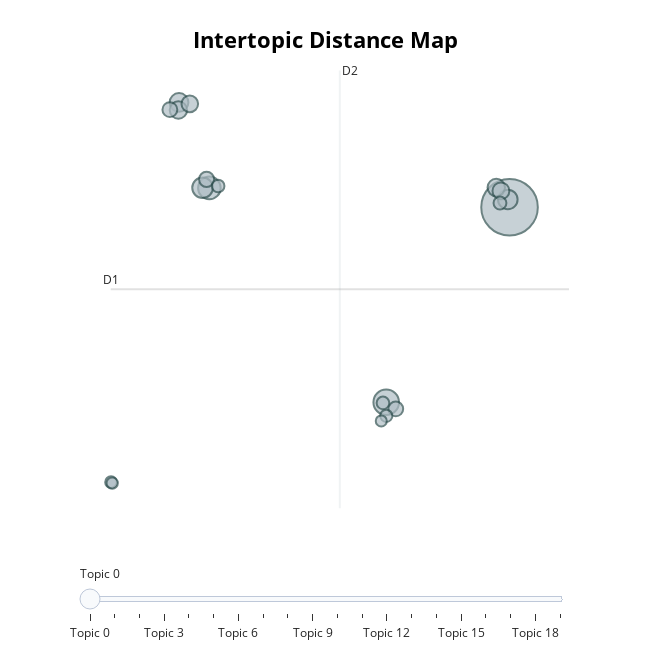

The code cell stored with this chart in its notebook:
### Code cell
model_srb.visualize_topics()

### Figure 1 — Plotly figure (JSON) as saved in the notebook; plotly's stock layout.template omitted (floating-point values rounded to 4 significant figures)
{"data": [{"customdata": [[0, "wm | djokovic | serbien | spiel | österreich", 1101], [1, "partei | kostunica | belgrad | serbiens | regierung", 225], [2, "milosevic | belgrad | tribunal | mladic | uno", 176], [3, "medien | journalisten | sender | tv | serbien", 147], [4, "standard | mehr | immer | schon | gibt", 132], [5, "telekom | mobtel | austria | mobilkom | euro", 121], [6, "dt | öst | amer | geburtstage | schriftsteller", 105], [7, "mio | euro | prozent | rund | serbien", 104], [8, "film | 00 | min | kino | 20", 98], [9, "bank | euro | stepic | hypo | prozent", 95], [10, "frau | jährige | angeklagte | wien | sei", 78], [11, "euro | prozent | mio | mrd | telekom", 76], [12, "russland | ukraine | putin | russischen | eu", 75], [13, "handke | peter | jury | preis | handkes", 57], [14, "parade | pride | belgrad | gay | gruppen", 55], [15, "djindjic | zoran | mafia | serbischen | barette", 55], [16, "vučić | serbien | vucic | belgrad | serbischen", 52], [17, "eu | serbien | union | außenminister | belgrad", 47], [18, "kosovo | kfor | albaner | albanischen | rebellen", 44], [19, "belgrad | wurde | donau | entdeckt | gift", 42]], "hovertemplate": "<b>Topic %{customdata[0]}</b><br>Words: %{customdata[1]}<br>Size: %{customdata[2]}", "legendgroup": "", "marker": {"color": "#B0BEC5", "line": {"color": "DarkSlateGrey", "width": 2}, "size": [1101, 225, 176, 147, 132, 121, 105, 104, 98, 95, 78, 76, 75, 57, 55, 55, 52, 47, 44, 42], "sizemode": "area", "sizeref": 0.6881, "symbol": "circle"}, "mode": "markers", "name": "", "orientation": "v", "showlegend": false, "type": "scatter", "x": [15.84, 10.91, 3.846, 3.575, 15.77, 2.634, 15.31, 2.609, 15.49, 3.063, 3.734, 2.269, 11.29, 15.45, 10.78, 4.195, 10.91, -0.08262, -0.03517, 10.71], "xaxis": "x", "y": [5.684, -4.531, 6.699, 6.708, 6.095, 11.18, 6.721, 10.78, 6.544, 11.1, 7.147, 10.8, -4.881, 5.907, -4.568, 6.798, -5.242, -8.721, -8.768, -5.514], "yaxis": "y"}], "layout": {"annotations": [{"showarrow": false, "text": "D1", "x": -0.09501, "y": 1.385, "yshift": 10}, {"showarrow": false, "text": "D2", "x": 9.059, "xshift": 10, "y": 12.85}], "height": 650, "hoverlabel": {"bgcolor": "white", "font": {"family": "Rockwell", "size": 16}}, "legend": {"itemsizing": "constant", "tracegroupgap": 0}, "margin": {"t": 60}, "shapes": [{"line": {"color": "#CFD8DC", "width": 2}, "type": "line", "x0": 9.059, "x1": 9.059, "y0": -10.08, "y1": 12.85}, {"line": {"color": "#9E9E9E", "width": 2}, "type": "line", "x0": -0.09501, "x1": 18.21, "y0": 1.385, "y1": 1.385}], "sliders": [{"active": 0, "pad": {"t": 50}, "steps": [{"args": [{"marker.color": [["red", "#B0BEC5", "#B0BEC5", "#B0BEC5", "#B0BEC5", "#B0BEC5", "#B0BEC5", "#B0BEC5", "#B0BEC5", "#B0BEC5", "#B0BEC5", "#B0BEC5", "#B0BEC5", "#B0BEC5", "#B0BEC5", "#B0BEC5", "#B0BEC5", "#B0BEC5", "#B0BEC5", "#B0BEC5"]]}], "label": "Topic 0", "method": "update"}, {"args": [{"marker.color": [["#B0BEC5", "red", "#B0BEC5", "#B0BEC5", "#B0BEC5", "#B0BEC5", "#B0BEC5", "#B0BEC5", "#B0BEC5", "#B0BEC5", "#B0BEC5", "#B0BEC5", "#B0BEC5", "#B0BEC5", "#B0BEC5", "#B0BEC5", "#B0BEC5", "#B0BEC5", "#B0BEC5", "#B0BEC5"]]}], "label": "Topic 1", "method": "update"}, {"args": [{"marker.color": [["#B0BEC5", "#B0BEC5", "red", "#B0BEC5", "#B0BEC5", "#B0BEC5", "#B0BEC5", "#B0BEC5", "#B0BEC5", "#B0BEC5", "#B0BEC5", "#B0BEC5", "#B0BEC5", "#B0BEC5", "#B0BEC5", "#B0BEC5", "#B0BEC5", "#B0BEC5", "#B0BEC5", "#B0BEC5"]]}], "label": "Topic 2", "method": "update"}, {"args": [{"marker.color": [["#B0BEC5", "#B0BEC5", "#B0BEC5", "red", "#B0BEC5", "#B0BEC5", "#B0BEC5", "#B0BEC5", "#B0BEC5", "#B0BEC5", "#B0BEC5", "#B0BEC5", "#B0BEC5", "#B0BEC5", "#B0BEC5", "#B0BEC5", "#B0BEC5", "#B0BEC5", "#B0BEC5", "#B0BEC5"]]}], "label": "Topic 3", "method": "update"}, {"args": [{"marker.color": [["#B0BEC5", "#B0BEC5", "#B0BEC5", "#B0BEC5", "red", "#B0BEC5", "#B0BEC5", "#B0BEC5", "#B0BEC5", "#B0BEC5", "#B0BEC5", "#B0BEC5", "#B0BEC5", "#B0BEC5", "#B0BEC5", "#B0BEC5", "#B0BEC5", "#B0BEC5", "#B0BEC5", "#B0BEC5"]]}], "label": "Topic 4", "method": "update"}, {"args": [{"marker.color": [["#B0BEC5", "#B0BEC5", "#B0BEC5", "#B0BEC5", "#B0BEC5", "red", "#B0BEC5", "#B0BEC5", "#B0BEC5", "#B0BEC5", "#B0BEC5", "#B0BEC5", "#B0BEC5", "#B0BEC5", "#B0BEC5", "#B0BEC5", "#B0BEC5", "#B0BEC5", "#B0BEC5", "#B0BEC5"]]}], "label": "Topic 5", "method": "update"}, {"args": [{"marker.color": [["#B0BEC5", "#B0BEC5", "#B0BEC5", "#B0BEC5", "#B0BEC5", "#B0BEC5", "red", "#B0BEC5", "#B0BEC5", "#B0BEC5", "#B0BEC5", "#B0BEC5", "#B0BEC5", "#B0BEC5", "#B0BEC5", "#B0BEC5", "#B0BEC5", "#B0BEC5", "#B0BEC5", "#B0BEC5"]]}], "label": "Topic 6", "method": "update"}, {"args": [{"marker.color": [["#B0BEC5", "#B0BEC5", "#B0BEC5", "#B0BEC5", "#B0BEC5", "#B0BEC5", "#B0BEC5", "red", "#B0BEC5", "#B0BEC5", "#B0BEC5", "#B0BEC5", "#B0BEC5", "#B0BEC5", "#B0BEC5", "#B0BEC5", "#B0BEC5", "#B0BEC5", "#B0BEC5", "#B0BEC5"]]}], "label": "Topic 7", "method": "update"}, {"args": [{"marker.color": [["#B0BEC5", "#B0BEC5", "#B0BEC5", "#B0BEC5", "#B0BEC5", "#B0BEC5", "#B0BEC5", "#B0BEC5", "red", "#B0BEC5", "#B0BEC5", "#B0BEC5", "#B0BEC5", "#B0BEC5", "#B0BEC5", "#B0BEC5", "#B0BEC5", "#B0BEC5", "#B0BEC5", "#B0BEC5"]]}], "label": "Topic 8", "method": "update"}, {"args": [{"marker.color": [["#B0BEC5", "#B0BEC5", "#B0BEC5", "#B0BEC5", "#B0BEC5", "#B0BEC5", "#B0BEC5", "#B0BEC5", "#B0BEC5", "red", "#B0BEC5", "#B0BEC5", "#B0BEC5", "#B0BEC5", "#B0BEC5", "#B0BEC5", "#B0BEC5", "#B0BEC5", "#B0BEC5", "#B0BEC5"]]}], "label": "Topic 9", "method": "update"}, {"args": [{"marker.color": [["#B0BEC5", "#B0BEC5", "#B0BEC5", "#B0BEC5", "#B0BEC5", "#B0BEC5", "#B0BEC5", "#B0BEC5", "#B0BEC5", "#B0BEC5", "red", "#B0BEC5", "#B0BEC5", "#B0BEC5", "#B0BEC5", "#B0BEC5", "#B0BEC5", "#B0BEC5", "#B0BEC5", "#B0BEC5"]]}], "label": "Topic 10", "method": "update"}, {"args": [{"marker.color": [["#B0BEC5", "#B0BEC5", "#B0BEC5", "#B0BEC5", "#B0BEC5", "#B0BEC5", "#B0BEC5", "#B0BEC5", "#B0BEC5", "#B0BEC5", "#B0BEC5", "red", "#B0BEC5", "#B0BEC5", "#B0BEC5", "#B0BEC5", "#B0BEC5", "#B0BEC5", "#B0BEC5", "#B0BEC5"]]}], "label": "Topic 11", "method": "update"}, {"args": [{"marker.color": [["#B0BEC5", "#B0BEC5", "#B0BEC5", "#B0BEC5", "#B0BEC5", "#B0BEC5", "#B0BEC5", "#B0BEC5", "#B0BEC5", "#B0BEC5", "#B0BEC5", "#B0BEC5", "red", "#B0BEC5", "#B0BEC5", "#B0BEC5", "#B0BEC5", "#B0BEC5", "#B0BEC5", "#B0BEC5"]]}], "label": "Topic 12", "method": "update"}, {"args": [{"marker.color": [["#B0BEC5", "#B0BEC5", "#B0BEC5", "#B0BEC5", "#B0BEC5", "#B0BEC5", "#B0BEC5", "#B0BEC5", "#B0BEC5", "#B0BEC5", "#B0BEC5", "#B0BEC5", "#B0BEC5", "red", "#B0BEC5", "#B0BEC5", "#B0BEC5", "#B0BEC5", "#B0BEC5", "#B0BEC5"]]}], "label": "Topic 13", "method": "update"}, {"args": [{"marker.color": [["#B0BEC5", "#B0BEC5", "#B0BEC5", "#B0BEC5", "#B0BEC5", "#B0BEC5", "#B0BEC5", "#B0BEC5", "#B0BEC5", "#B0BEC5", "#B0BEC5", "#B0BEC5", "#B0BEC5", "#B0BEC5", "red", "#B0BEC5", "#B0BEC5", "#B0BEC5", "#B0BEC5", "#B0BEC5"]]}], "label": "Topic 14", "method": "update"}, {"args": [{"marker.color": [["#B0BEC5", "#B0BEC5", "#B0BEC5", "#B0BEC5", "#B0BEC5", "#B0BEC5", "#B0BEC5", "#B0BEC5", "#B0BEC5", "#B0BEC5", "#B0BEC5", "#B0BEC5", "#B0BEC5", "#B0BEC5", "#B0BEC5", "red", "#B0BEC5", "#B0BEC5", "#B0BEC5", "#B0BEC5"]]}], "label": "Topic 15", "method": "update"}, {"args": [{"marker.color": [["#B0BEC5", "#B0BEC5", "#B0BEC5", "#B0BEC5", "#B0BEC5", "#B0BEC5", "#B0BEC5", "#B0BEC5", "#B0BEC5", "#B0BEC5", "#B0BEC5", "#B0BEC5", "#B0BEC5", "#B0BEC5", "#B0BEC5", "#B0BEC5", "red", "#B0BEC5", "#B0BEC5", "#B0BEC5"]]}], "label": "Topic 16", "method": "update"}, {"args": [{"marker.color": [["#B0BEC5", "#B0BEC5", "#B0BEC5", "#B0BEC5", "#B0BEC5", "#B0BEC5", "#B0BEC5", "#B0BEC5", "#B0BEC5", "#B0BEC5", "#B0BEC5", "#B0BEC5", "#B0BEC5", "#B0BEC5", "#B0BEC5", "#B0BEC5", "#B0BEC5", "red", "#B0BEC5", "#B0BEC5"]]}], "label": "Topic 17", "method": "update"}, {"args": [{"marker.color": [["#B0BEC5", "#B0BEC5", "#B0BEC5", "#B0BEC5", "#B0BEC5", "#B0BEC5", "#B0BEC5", "#B0BEC5", "#B0BEC5", "#B0BEC5", "#B0BEC5", "#B0BEC5", "#B0BEC5", "#B0BEC5", "#B0BEC5", "#B0BEC5", "#B0BEC5", "#B0BEC5", "red", "#B0BEC5"]]}], "label": "Topic 18", "method": "update"}, {"args": [{"marker.color": [["#B0BEC5", "#B0BEC5", "#B0BEC5", "#B0BEC5", "#B0BEC5", "#B0BEC5", "#B0BEC5", "#B0BEC5", "#B0BEC5", "#B0BEC5", "#B0BEC5", "#B0BEC5", "#B0BEC5", "#B0BEC5", "#B0BEC5", "#B0BEC5", "#B0BEC5", "#B0BEC5", "#B0BEC5", "red"]]}], "label": "Topic 19", "method": "update"}]}], "title": {"font": {"color": "Black", "size": 22}, "text": "<b>Intertopic Distance Map", "x": 0.5, "xanchor": "center", "y": 0.95, "yanchor": "top"}, "width": 650, "xaxis": {"anchor": "y", "autorange": true, "domain": [0, 1], "range": [-1.322, 18.25], "title": {"text": ""}, "type": "linear", "visible": false}, "yaxis": {"anchor": "x", "autorange": true, "domain": [0, 1], "range": [-10.29, 13.46], "title": {"text": ""}, "type": "linear", "visible": false}}}
